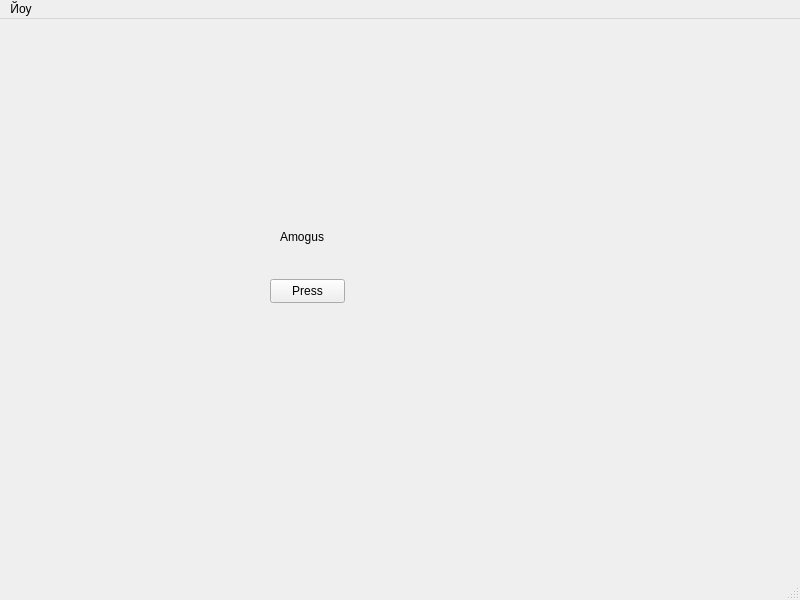
<?xml version="1.0" encoding="UTF-8"?>
<ui version="4.0">
 <class>MainWindow</class>
 <widget class="QMainWindow" name="MainWindow">
  <property name="geometry">
   <rect>
    <x>0</x>
    <y>0</y>
    <width>800</width>
    <height>600</height>
   </rect>
  </property>
  <property name="windowTitle">
   <string>MainWindow</string>
  </property>
  <widget class="QWidget" name="centralwidget">
   <widget class="QPushButton" name="pushButton">
    <property name="geometry">
     <rect>
      <x>270</x>
      <y>260</y>
      <width>75</width>
      <height>24</height>
     </rect>
    </property>
    <property name="text">
     <string>Press</string>
    </property>
   </widget>
   <widget class="QLabel" name="label">
    <property name="geometry">
     <rect>
      <x>280</x>
      <y>210</y>
      <width>49</width>
      <height>16</height>
     </rect>
    </property>
    <property name="text">
     <string>Amogus</string>
    </property>
   </widget>
  </widget>
  <widget class="QMenuBar" name="menubar">
   <property name="geometry">
    <rect>
     <x>0</x>
     <y>0</y>
     <width>800</width>
     <height>22</height>
    </rect>
   </property>
   <widget class="QMenu" name="menu">
    <property name="title">
     <string>Йоу</string>
    </property>
   </widget>
   <addaction name="menu"/>
  </widget>
  <widget class="QStatusBar" name="statusbar"/>
 </widget>
 <resources/>
 <connections>
  <connection>
   <sender>pushButton</sender>
   <signal>clicked()</signal>
   <receiver>label</receiver>
   <slot>clear()</slot>
   <hints>
    <hint type="sourcelabel">
     <x>307</x>
     <y>293</y>
    </hint>
    <hint type="destinationlabel">
     <x>304</x>
     <y>239</y>
    </hint>
   </hints>
  </connection>
 </connections>
</ui>
